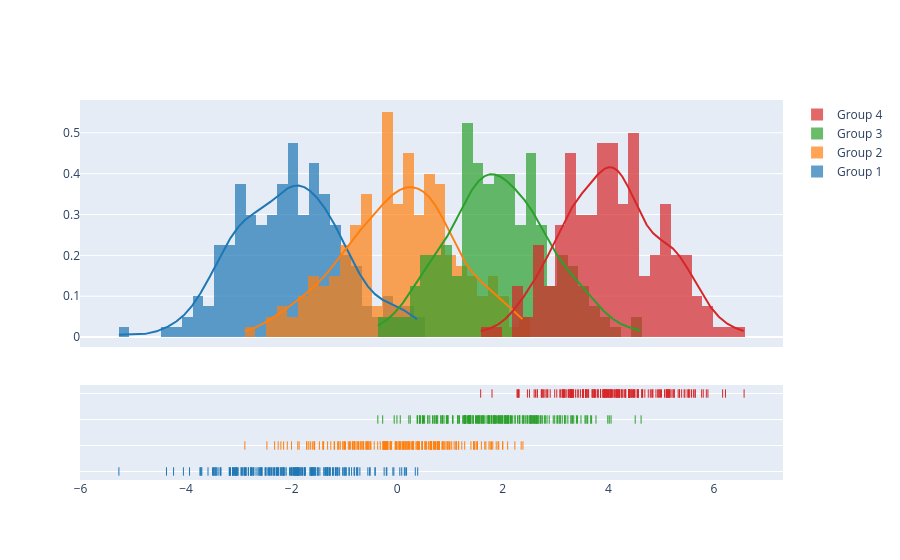

Notebook source saved alongside this figure:
### Code cell
import plotly.figure_factory as ff

# Add histogram data
x1 = np.random.randn(200) - 2
x2 = np.random.randn(200)
x3 = np.random.randn(200) + 2
x4 = np.random.randn(200) + 4

# Group data together
hist_data = [x1, x2, x3, x4]

group_labels = ['Group 1', 'Group 2', 'Group 3', 'Group 4']

# Create distplot with custom bin_size
fig = ff.create_distplot(hist_data, group_labels, bin_size=.2)
fig.show()

### Figure 1 — Plotly figure (JSON) as saved in the notebook; plotly's stock layout.template omitted (floating-point values rounded to 4 significant figures; data arrays with more than 128 entries replaced by an {"elided": "..."} marker saying what was removed)
{"data": [{"autobinx": false, "histnorm": "probability density", "legendgroup": "Group 1", "marker": {"color": "rgb(31, 119, 180)"}, "name": "Group 1", "opacity": 0.7, "type": "histogram", "x": {"elided": "200 float values"}, "xaxis": "x", "xbins": {"end": 0.3879, "size": 0.2, "start": -5.273}, "yaxis": "y"}, {"autobinx": false, "histnorm": "probability density", "legendgroup": "Group 2", "marker": {"color": "rgb(255, 127, 14)"}, "name": "Group 2", "opacity": 0.7, "type": "histogram", "x": {"elided": "200 float values"}, "xaxis": "x", "xbins": {"end": 2.382, "size": 0.2, "start": -2.887}, "yaxis": "y"}, {"autobinx": false, "histnorm": "probability density", "legendgroup": "Group 3", "marker": {"color": "rgb(44, 160, 44)"}, "name": "Group 3", "opacity": 0.7, "type": "histogram", "x": {"elided": "200 float values"}, "xaxis": "x", "xbins": {"end": 4.621, "size": 0.2, "start": -0.3672}, "yaxis": "y"}, {"autobinx": false, "histnorm": "probability density", "legendgroup": "Group 4", "marker": {"color": "rgb(214, 39, 40)"}, "name": "Group 4", "opacity": 0.7, "type": "histogram", "x": {"elided": "200 float values"}, "xaxis": "x", "xbins": {"end": 6.573, "size": 0.2, "start": 1.581}, "yaxis": "y"}, {"legendgroup": "Group 1", "marker": {"color": "rgb(31, 119, 180)"}, "mode": "lines", "name": "Group 1", "showlegend": false, "type": "scatter", "x": {"elided": "500 float values"}, "xaxis": "x", "y": {"elided": "500 float values"}, "yaxis": "y"}, {"legendgroup": "Group 2", "marker": {"color": "rgb(255, 127, 14)"}, "mode": "lines", "name": "Group 2", "showlegend": false, "type": "scatter", "x": {"elided": "500 float values"}, "xaxis": "x", "y": {"elided": "500 float values"}, "yaxis": "y"}, {"legendgroup": "Group 3", "marker": {"color": "rgb(44, 160, 44)"}, "mode": "lines", "name": "Group 3", "showlegend": false, "type": "scatter", "x": {"elided": "500 float values"}, "xaxis": "x", "y": {"elided": "500 float values"}, "yaxis": "y"}, {"legendgroup": "Group 4", "marker": {"color": "rgb(214, 39, 40)"}, "mode": "lines", "name": "Group 4", "showlegend": false, "type": "scatter", "x": {"elided": "500 float values"}, "xaxis": "x", "y": {"elided": "500 float values"}, "yaxis": "y"}, {"legendgroup": "Group 1", "marker": {"color": "rgb(31, 119, 180)", "symbol": "line-ns-open"}, "mode": "markers", "name": "Group 1", "showlegend": false, "type": "scatter", "x": {"elided": "200 float values"}, "xaxis": "x", "y": {"elided": "200 str values"}, "yaxis": "y2"}, {"legendgroup": "Group 2", "marker": {"color": "rgb(255, 127, 14)", "symbol": "line-ns-open"}, "mode": "markers", "name": "Group 2", "showlegend": false, "type": "scatter", "x": {"elided": "200 float values"}, "xaxis": "x", "y": {"elided": "200 str values"}, "yaxis": "y2"}, {"legendgroup": "Group 3", "marker": {"color": "rgb(44, 160, 44)", "symbol": "line-ns-open"}, "mode": "markers", "name": "Group 3", "showlegend": false, "type": "scatter", "x": {"elided": "200 float values"}, "xaxis": "x", "y": {"elided": "200 str values"}, "yaxis": "y2"}, {"legendgroup": "Group 4", "marker": {"color": "rgb(214, 39, 40)", "symbol": "line-ns-open"}, "mode": "markers", "name": "Group 4", "showlegend": false, "type": "scatter", "x": {"elided": "200 float values"}, "xaxis": "x", "y": {"elided": "200 str values"}, "yaxis": "y2"}], "layout": {"barmode": "overlay", "hovermode": "closest", "legend": {"traceorder": "reversed"}, "xaxis": {"anchor": "y2", "domain": [0.0, 1.0], "zeroline": false}, "yaxis": {"anchor": "free", "domain": [0.35, 1], "position": 0.0}, "yaxis2": {"anchor": "x", "domain": [0, 0.25], "dtick": 1, "showticklabels": false}}}
